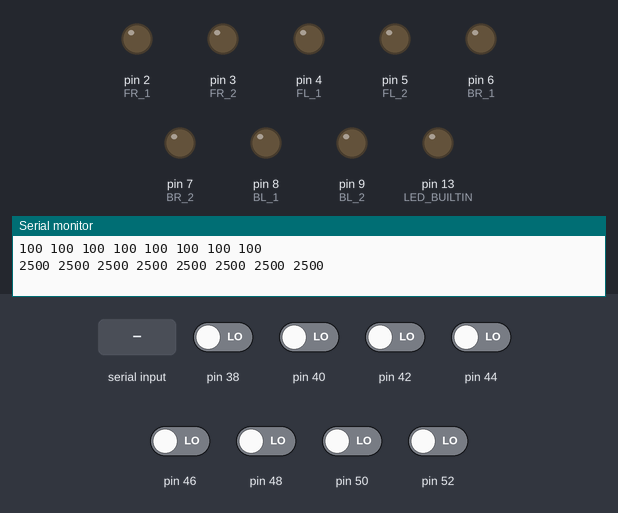
Bench run of a sketch on a simulated Arduino Mega 2560, built with avr-gcc and run on an emulated ATmega2560. Parts: output pins drawn as LEDs (lit = HIGH), the last lines printed to the serial monitor. Inputs (shaded band) come from the test bench; at power-on: pin 38, pin 40, pin 42, pin 44, pin 46, pin 48, pin 50, pin 52 LOW.

Above: at 8.7 s.
8.8 s: "1" received over the second serial link
At 9.9 s:
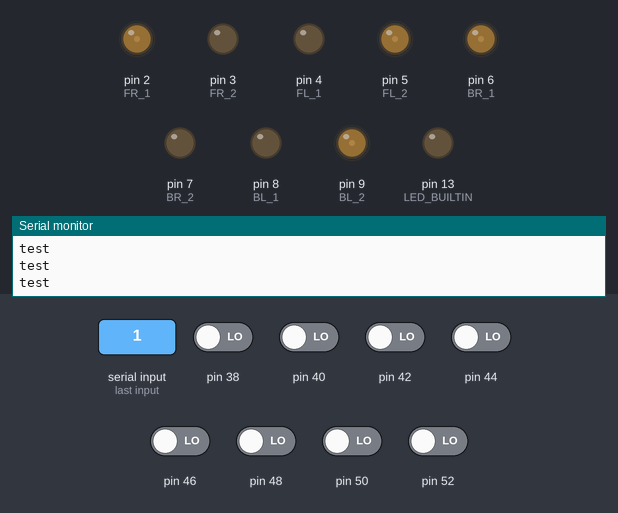
10.3 s: pin 52 driven HIGH
At 11.1 s:
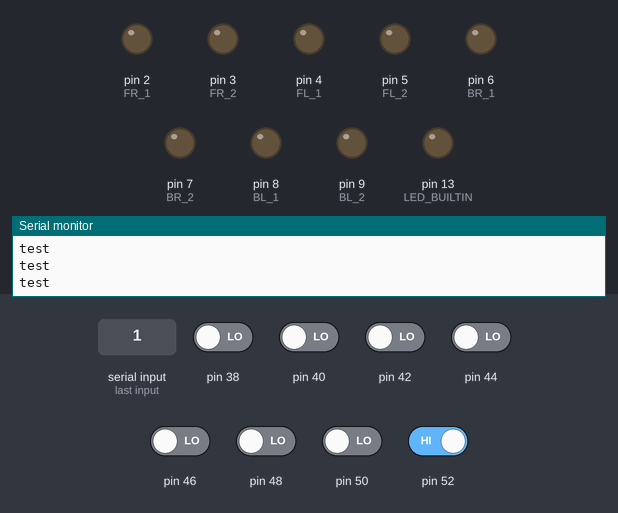
12.8 s: pin 50 driven HIGH
14.8 s: pin 38 driven HIGH
17.8 s: pin 46 driven HIGH
20.8 s: pin 48 driven HIGH
Timing chart, 0 to 23.8 s (numbered marks = the images above; inputs shaded):
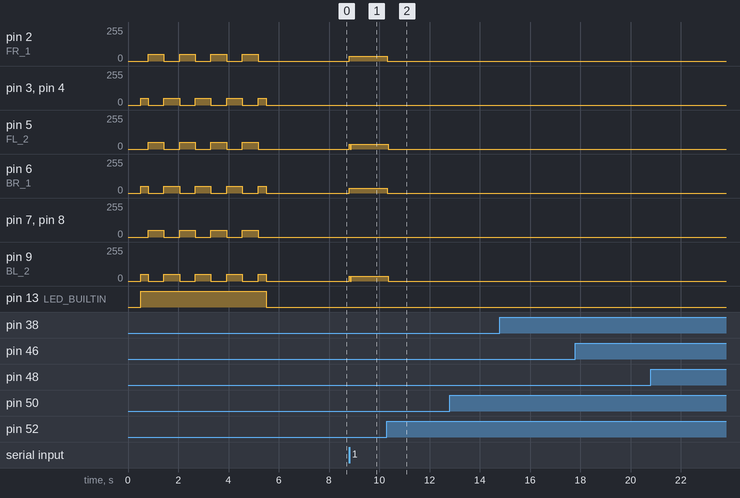

The sketch:

ARIMS_DRIVEBASE.ino
```cpp
#include <QTRSensors.h>

QTRSensors qtr;
const uint8_t SensorCount = 8;
uint16_t sensorValues[SensorCount];

void translate_right();
void translate_left();
void rotate_right();
void rotate_left();
void stop();
void calibrateIR();

// Wheel initialisation (1 = forward Direction, 2 = reverse direction)
int FR_1 = 2;
int FR_2 = 3;
int FL_1 = 4;
int FL_2 = 5;
int BR_1 = 6;
int BR_2 = 7;
int BL_1 = 8;
int BL_2 = 9;

// Serical Coms
char receivedChar;
char incomingChar;

//Inital Values
const double KP = 0.06; //0.06
const double KD = 0.6; //0.6
double last_error = 0;
const int goal = 3500;
int set_speed = 150;
int max_speed = 150;
int calibratePWM = 50;

// Intersections
int intersecFlag = 0;
int intersecCount = 0;

// rotation control
int rotate_speed = 35; // Speed of the rotation (35)
int min_speed = 1; // Minimum speed of inside wheel that creates a rotation (1)

void setup() {
  // put your setup code here, to run once:
  pinMode(FR_1,OUTPUT);
  pinMode(FR_2,OUTPUT);

  pinMode(FL_1,OUTPUT);
  pinMode(FL_2,OUTPUT);

  pinMode(BR_1,OUTPUT);
  pinMode(BR_2,OUTPUT);

  pinMode(BL_1,OUTPUT);
  pinMode(BL_2,OUTPUT);

  // configure the sensors
  qtr.setTypeRC();
  qtr.setSensorPins((const uint8_t[]){38, 40, 42, 44, 46, 48, 50, 52}, SensorCount);
  qtr.setEmitterPin(36);

  delay(500);

  pinMode(LED_BUILTIN, OUTPUT);

  calibrateIR(); // calibrates ir sensor (place robot on centre of line and then power up)

  // print the calibration minimum values measured when emitters were on
  Serial.begin(9600);
  Serial1.begin(9600);

// Wait for the serial port to connect
  while (!Serial) {
    ;  // Wait for serial port to be ready
  }

  Serial1.println("Ready to receive commands!");

  for (uint8_t i = 0; i < SensorCount; i++)
  {
    Serial.print(qtr.calibrationOn.minimum[i]);
    Serial.print(' ');
  }
  Serial.println();

  // print the calibration maximum values measured when emitters were on
  for (uint8_t i = 0; i < SensorCount; i++)
  {
    Serial.print(qtr.calibrationOn.maximum[i]);
    Serial.print(' ');
  }
  Serial.println();
  Serial.println();
  delay(1000);

}

void loop() {
  // put your main code here, to run repeatedly:

 if (Serial1.available() > 0) {
    // Read the incoming byte
    incomingChar = Serial1.read();
    Serial.println(incomingChar);

    // Print the received character to the Serial Monitor
    Serial1.print("Received from raspberry pi: ");
    Serial1.println(incomingChar);
  }

  // Wait for input from raspberry Pi before starting
  if(incomingChar == '1'){

    Serial.println("test");

  // Detect if robot is at an intersection
  for(int i = 0; i < SensorCount; i++){
    if(sensorValues[i] > 500){
      intersecFlag = 1;
    }else{
      intersecFlag = 0;
    }
  }

  // Count the intersections and perform task depending on intersection number
  if(intersecFlag == 1){
    intersecCount = intersecCount + 1;
    stop();
    switch(intersecCount){
      case(1):
      delay(1000);
      break;
      case(2):
      delay(2000);
      break;
      case(3):
      delay(3000);
      intersecCount =  0;
      break;
    }

  }

  // read calibrated sensor values and obtain a measure of the line position
  // from 0 to 5000 (for a white line, use readLineWhite() instead)
  uint16_t position = qtr.readLineBlack(sensorValues);
  //Serial.println(position);
  delay(10);

 int error = position - goal;
 int adjust = KP*error + KD*(error-last_error);
 last_error = error;

  int a = set_speed + adjust;
  int b = set_speed - adjust;

  drive_line(a,b,error);

  } // end of "if(receivedChar == '1') statement"

  if(incomingChar == '2'){
    stop();
  }

} // end of main loop

void drive_line(int left_speed,int right_speed, int error_control){


  left_speed = constrain(left_speed,0,max_speed);
  right_speed = constrain(right_speed,0,max_speed);

  analogWrite(FR_1,right_speed);
  digitalWrite(FR_2,LOW);
  analogWrite(FL_1,left_speed);
  digitalWrite(FL_2,LOW);
  analogWrite(BR_1,right_speed);
  digitalWrite(BR_2,LOW);
  analogWrite(BL_1,left_speed);
  digitalWrite(BL_2,LOW);

  if(left_speed < min_speed){
    rotate_left();
  }

  if(right_speed < min_speed){
    rotate_right();
  }

}

void rotate_right(){
  digitalWrite(FR_1, LOW);
  analogWrite(FR_2, rotate_speed);
  analogWrite(FL_1, rotate_speed);
  digitalWrite(FL_2, LOW);
  digitalWrite(BR_1, LOW);
  analogWrite(BR_2, rotate_speed);
  analogWrite(BL_1, rotate_speed);
  digitalWrite(BL_2, LOW);
}

void rotate_left(){
  analogWrite(FR_1, rotate_speed);
  digitalWrite(FR_2, LOW);
  digitalWrite(FL_1, LOW);
  analogWrite(FL_2, rotate_speed);
  analogWrite(BR_1, rotate_speed);
  digitalWrite(BR_2, LOW);
  digitalWrite(BL_1, LOW);
  analogWrite(BL_2, rotate_speed);
}

void translate_right(){
  digitalWrite(FR_1, LOW);
  analogWrite(FR_2, calibratePWM);
  analogWrite(FL_1, calibratePWM);
  digitalWrite(FL_2, LOW);
  analogWrite(BR_1, calibratePWM);
  digitalWrite(BR_2, LOW);
  digitalWrite(BL_1, LOW);
  analogWrite(BL_2, calibratePWM);
}

void translate_left(){
  analogWrite(FR_1, calibratePWM);
  digitalWrite(FR_2, LOW);
  digitalWrite(FL_1, LOW);
  analogWrite(FL_2, calibratePWM);
  digitalWrite(BR_1, LOW);
  analogWrite(BR_2, calibratePWM);
  analogWrite(BL_1, calibratePWM);
  digitalWrite(BL_2, LOW);
}

void stop(){
  digitalWrite(FR_1, LOW);
  digitalWrite(FR_2, LOW);
  digitalWrite(FL_1, LOW);
  digitalWrite(FL_2, LOW);
  digitalWrite(BR_1, LOW);
  digitalWrite(BR_2, LOW);
  digitalWrite(BL_1, LOW);
  digitalWrite(BL_2, LOW);
}

void calibrateIR(){
  digitalWrite(LED_BUILTIN, HIGH); // turn on Arduino's LED to indicate we are in calibration mode

  // 2.5 ms RC read timeout (default) * 10 reads per calibrate() call
  // = ~25 ms per calibrate() call.
  // Call calibrate() 400 times to make calibration take about 10 seconds.
  int count = 0;
  int direction = 3;

  translate_right();
  for (uint16_t i = 0; i < 200; i++) {
    count = count + 1;

    qtr.calibrate();  // Perform sensor calibration

    if(i == 187){
      direction = 4; // random undefined direction intentionally
      stop();
      translate_right();
    }

     if ((count == 12) && (direction == 3)) {
    direction = 1;
    count = 0;
      stop();
      translate_left();
    }

    if ((count == 25) && (direction == 0)) {
    direction = 1;
    count = 0;
      stop();
      translate_left();
    }

  if ((count == 25) && (direction == 1)) {
    direction = 0;
    count = 0;
      stop();
      translate_right();
    }

  }// end of for loop

  digitalWrite(LED_BUILTIN, LOW); // turn off Arduino's LED to indicate we are through with calibration

  stop();
  delay(1000);
}
```

DriveBase.cpp
```cpp
#include "DriveBase.hpp"
```

DriveBase.hpp
```cpp
#ifndef _DRIVE_BASE
#define _DRIVE_BASE

#endif
```

Measured:
- after the input at 8.8 s, pin 2 (FR_1), pin 5 (FL_2), pin 6 (BR_1), pin 9 (BL_2): 0/255 → 35/255 at once
- after the input at 10.3 s, pin 2 (FR_1), pin 6 (BR_1): 35/255 → 0/255 at once; pin 5 (FL_2), pin 9 (BL_2): 35/255 → 0/255 after 0.06 s
